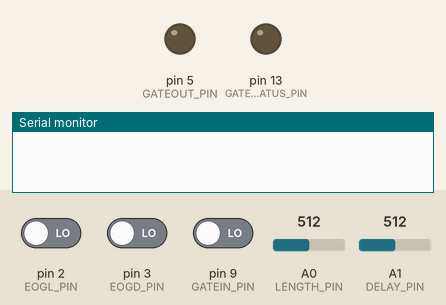
The sketch below on a simulated Arduino Pro Mini, built with avr-gcc and run on an emulated ATmega328P. Parts: output pins drawn as LEDs (lit = HIGH), the last lines printed to the serial monitor. The inputs (shaded band) are chosen by the test bench; at power-on: pin 9 (GATEIN_PIN) LOW, A1 (DELAY_PIN) = 512, pin 2 (EOGL_PIN) LOW, pin 3 (EOGD_PIN) LOW, A0 (LENGTH_PIN) = 512.

Above: at 1.2 s.
1.3 s: pin 9 (GATEIN_PIN) driven HIGH
At 2.1 s:
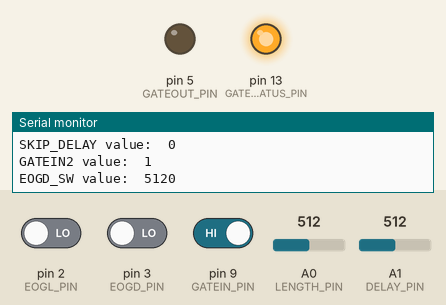
2.8 s: A1 (DELAY_PIN) set to 446
5.8 s: A1 (DELAY_PIN) set to 431
At 6.3 s:
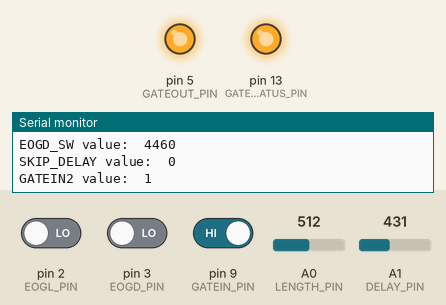
7.3 s: pin 9 (GATEIN_PIN) driven LOW
At 7.7 s:
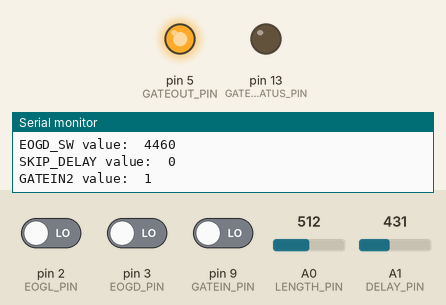
Timing chart, 0 to 12.4 s (numbered marks = the images above; inputs shaded):
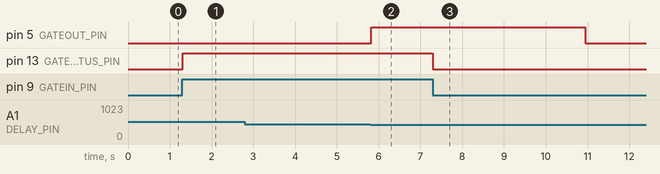

Measured:
- the behaviour switches between 440 and 439 on A1 (DELAY_PIN) (found by bisection; images 1 and 2)
- after the input at 1.3 s, pin 13 (GATESTATUS_PIN): LOW → HIGH at once
- after the input at 7.3 s, pin 13 (GATESTATUS_PIN): HIGH → LOW at once

The sketch:

gatedelay4-promini.ino
```cpp
const int GATEIN_PIN = 9;
const int GATESTATUS_PIN = 13;
int LENGTH_PIN = A0;
int DELAY_PIN = A1;

int CYCLE = 0;

int SKIP_DELAY = 0;
int SKIP_LENGTH = 0;

const int GATEOUT_PIN = 5;
const int EOGL_PIN = 2;  // length pot
const int EOGD_PIN = 3;   // delay pot

boolean EOGL_SW = HIGH;
boolean EOGD_SW = HIGH;
boolean GATEIN = LOW;
boolean GATEIN2 = LOW;
boolean GATEIN3 = LOW;
boolean GATESTATUS = LOW;
int x = 0;

unsigned long EOGL = 0;  //value of EOGL pot must be UL compared to time
unsigned long EOGD = 0;  // value of EOGD pot, ditto.


//timer variables
unsigned long begin_delay=0;
unsigned long begin_length=0;
unsigned long current_delay = 0;
unsigned long current_length = 0;
unsigned long test_delay = 0;
unsigned long test_length =0;

void setup() {
  // put your setup code here, to run once:
pinMode(GATEIN_PIN,INPUT);
pinMode(DELAY_PIN,INPUT);
pinMode(LENGTH_PIN,INPUT);
pinMode(EOGL_PIN,INPUT);
pinMode(EOGD_PIN,INPUT);


pinMode(GATESTATUS_PIN,OUTPUT);
pinMode(GATEOUT_PIN,OUTPUT);

digitalWrite(GATEOUT_PIN,LOW);

Serial.begin(9600);


} // end setup


void getstatus() {

    GATESTATUS = digitalRead(GATEIN_PIN);
    if (GATESTATUS == HIGH)
      {
        digitalWrite(GATESTATUS_PIN,HIGH);
      }
     else
      {
        digitalWrite(GATESTATUS_PIN,LOW);
      }
}  // end getstatus ()


void loop()

{
//Serial.println("*****BEGINNING MAIN LOOP!*****")  ;


GATEIN = digitalRead(GATEIN_PIN);
delay(3);

//Serial.println("==========================CYCLE===========================");
//Serial.println(CYCLE);

if (GATEIN == LOW)
   {
    CYCLE = 0;

   }

if ((GATEIN == HIGH) && (CYCLE < 2 ))

      {
      CYCLE++;

      getstatus();
      begin_delay = millis();
      EOGD = 100;
      test_delay = 0;


/*
           Serial.println("OUTSIDE EOGD WHILE");
           Serial.println ("OUTSIDE test_delay is:");
           Serial.println (test_delay);
           Serial.println ("OUTSIDE EOGD is:");
           Serial.println (EOGD);
*/

      while ((EOGD > test_delay) && (SKIP_DELAY == 0))
           {
            getstatus();

            digitalWrite(GATEOUT_PIN,LOW);
            EOGD = (analogRead(DELAY_PIN) * 10);
            delay(3);
            current_delay = millis();
            test_delay = current_delay - begin_delay;


     /*

           Serial.println("****INSIDE EOGD WHILE****");
           Serial.println ("INSIDE testdelay value is:");
           Serial.println (test_delay);
           Serial.println ("INSIDE EODG value is:");
           Serial.println (EOGD);
*/


          // check for EOGD_SW high and gate low.If that's the case skip rest of delay cycle.
          GATEIN2 = digitalRead(GATEIN_PIN);
          EOGD_SW = digitalRead(EOGD_PIN);


          if ((EOGD_SW == HIGH) && (SKIP_DELAY == 0) && (GATEIN2 == LOW))
              {
                Serial.println("you are in SKIP delay");
               SKIP_DELAY = 5;
              }


          Serial.print("EOGD_SW value:  ");
          Serial.println(EOGD);
          Serial.print("SKIP_DELAY value:  ");
          Serial.println(SKIP_DELAY);
          Serial.print("GATEIN2 value:  ");
          Serial.println(GATEIN2);


           } // end EODG while


         digitalWrite(GATEOUT_PIN,HIGH);

 //DELAY IS OVER, GATE IS HIGH, NOW MOVE ON TO LENGTH


          begin_length = millis();
          EOGL = 100;
          test_length = 0;

           /*
           Serial.println("OUTSIDE EOGL WHILE");
           Serial.println ("testlength is:");
           Serial.println (test_length);
           Serial.println ("EOGL is:");
           Serial.println (EOGL);
          */
 while ((EOGL > test_length)  && (SKIP_LENGTH == 0))
           {
            getstatus();
             EOGL = (analogRead(LENGTH_PIN) * 10);
            delay(3);
             current_length = millis();
            test_length = current_length - begin_length;

           /*
           Serial.println ("INSIDE testlength is:");
           Serial.println (test_length);
           Serial.println ("INSIDE EOGL is:");
           Serial.println (EOGL);
           */
             // check status of EOGL switch and GATE


// check for EOGL_SW high and gate low.If that's the case skip rest of length cycle.
          GATEIN3 = digitalRead(GATEIN_PIN);
          EOGL_SW = digitalRead(EOGL_PIN);
          if ((EOGL_SW == HIGH) && (SKIP_LENGTH == 0) && (GATEIN3 == LOW))
              {
               SKIP_LENGTH = 5;
              Serial.println("You are in SKIP_LENGTH");
              }


             }           //end EOGL while

              digitalWrite(GATEOUT_PIN,LOW);
              delay(3);
              getstatus();
              delay(3);


      }    // end main loop IF
         else
         {
   //      Serial.println("----------------GATE IS OFF---------------");
         digitalWrite(GATEOUT_PIN,LOW);

         // once it's off, stay off dammit!

         CYCLE ++;
         if (CYCLE > 6)
         {
          CYCLE = 2;
         }
         }

SKIP_DELAY = 0;
SKIP_LENGTH = 0;
GATEIN2 = HIGH;
GATEIN3 = HIGH;

} // end main loop
```
